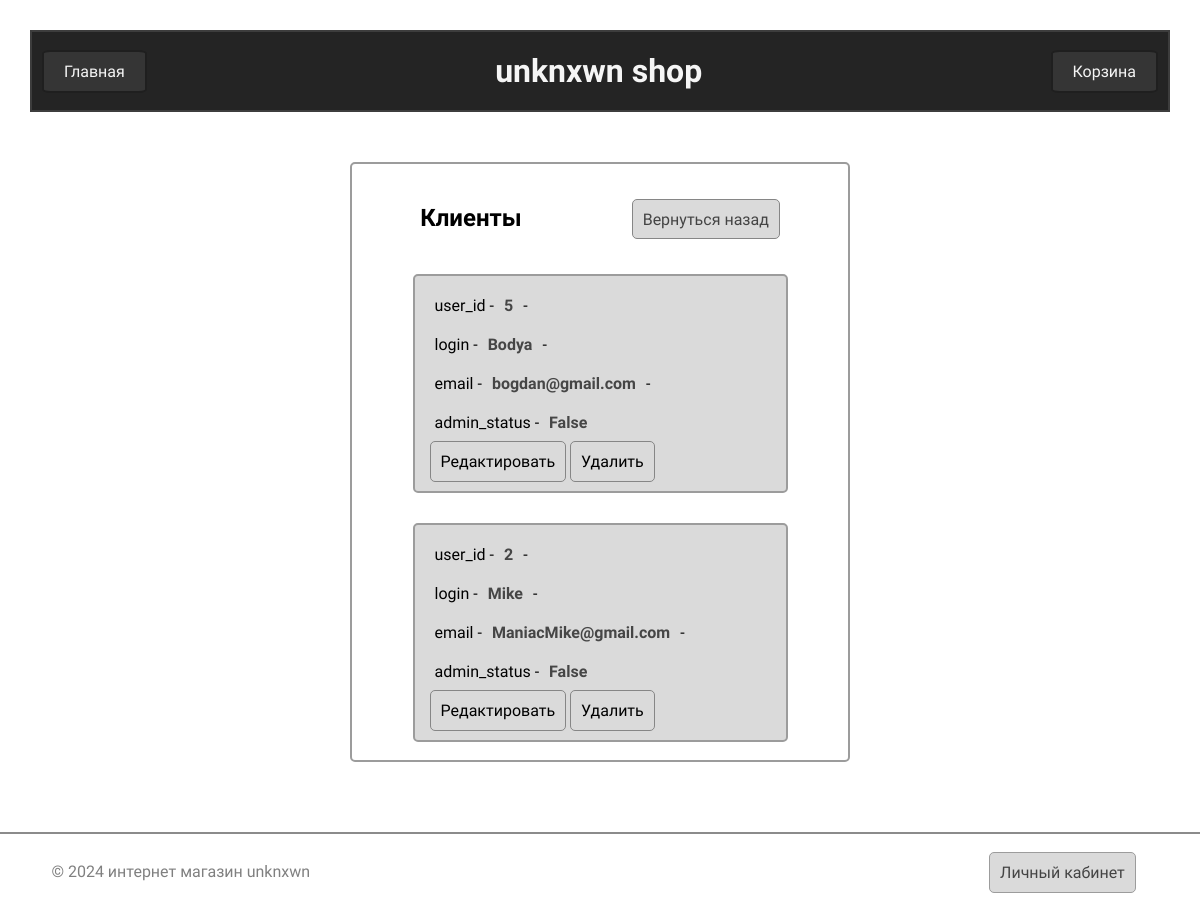
Page /users (signed in) on the earlier database version.
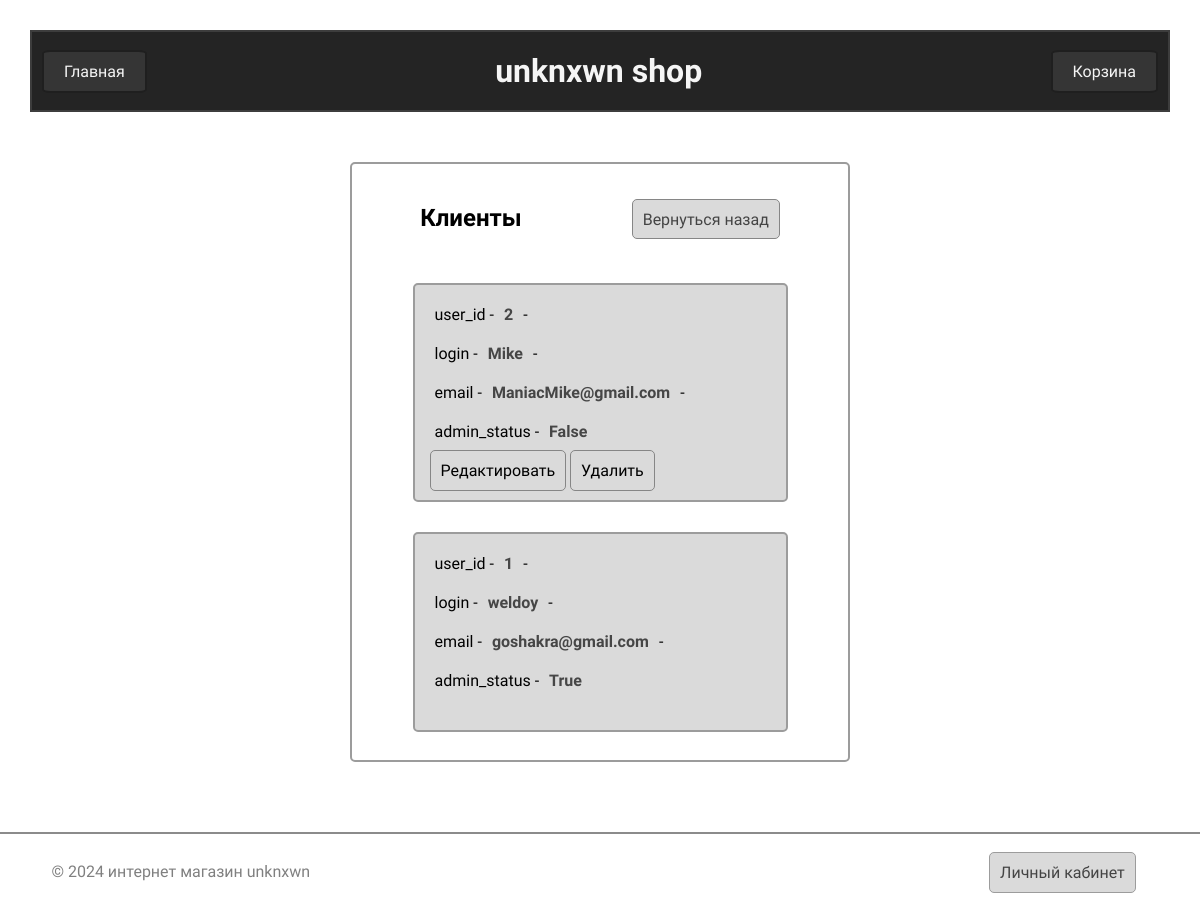
Same page on the later database version.
### models.py (models this page shows, shortened)
class User (db.Model, UserMixin):
    id = db.Column(db.Integer, primary_key=True)
    login = db.Column(db.String(128), nullable=False, unique=True)
    password = db.Column(db.String(255), nullable=False)
    email = db.Column(db.String(255), nullable=False)
    admin = db.Column(db.Boolean, nullable=False, default=False)

### routes.py (the view)
@app.route('/users', methods=["GET", "POST"])
@login_required
def users():
    users = User.query.order_by(User.login).all()
    if current_user.admin == False:
        return 'Sorry, you have not special access for that page'
    else:
        return render_template('cabinet/users.html', users=users)

### __init__.py (called while the page is built)
@app.before_request
def create_tables():
     db.create_all()

### models.py (called while the page is built)
@manager.user_loader
def load_user(id):
    return User.query.get(id)

### routes.py (called while the page is built)
@app.after_request
def redirect_to_signin(response):
    if response.status_code == 401:
        return redirect(url_for('login') + '?next=' + request.url)
    return response

### templates/cabinet/users.html (shortened to what this page needs)
{% extends "base.html" %}
{% block content %}
<div class="container_auth box_update_bd">
    <h2 class="authnamecon newnameicobd usbd">Клиенты</h2>
    <a href="{{ url_for('personal') }}" class="auth-register-btn">Вернуться назад</a>
    <div class="bd_box_of_goods">
        {% if users %}
            {% for el in users %}
            <div class="goods">
                <p>user_id -<strong>{{ el.id }}</strong>-</p>
                <p>login -<strong>{{ el.login }}</strong>-</p>
                <p>email -<strong>{{ el.email }}</strong>-</p>
                <p>admin_status -<strong>{{ el.admin }}</strong></p>
                <p>
                {% if el.login != current_user.login %}
                    <a href="/users/{{ el.id }}/edit" class="completebtn">Редактировать</a>
                    <a href="/users/{{ el.id }}/delete" class="completebtn">Удалить</a>
                {% endif %}
                </p>
            </div>
            {% endfor %}
        {% else %}
            <div class="goods goodscenter">
                <p>Пользователей пока не существует :(</p>
            </div>
        {% endif %}
    </div>
</div>
<div class="section-separator-figure"></div>
{% endblock content %}

### templates/base.html (shortened to what this page needs)
<!DOCTYPE html>
<html lang="en">
{% block head %}
    <head>
        <link rel="stylesheet" href="{{ url_for('static', filename='style.css') }}">
    </head>
{% endblock head %}
<body>
    <main>
        {% block header%}
        <div class="headdiv">
            <div class="buttons_headdiv"><a href="{{ url_for('index') }}">Главная</a></div>
            <h1 class="headdiv_name">unknxwn shop</h1>
            <div class="buttons_headdiv"><a href="{{ url_for('order') }}">Корзина</a></div>
        </div>
        {% endblock header%}
            {% block content%}{% endblock content%}
    </main>
{% block footer %}
    <footer class="flex-footer">
        <p class="footer-name">&copy; 2024 интернет магазин unknxwn</p>
        <a href="{{ url_for('personal') }}" class="footer-log">Личный кабинет</a>
    </footer>
{% endblock footer %}
</body>
</html>

### static/style.css (style rules this page uses)
* { margin: 0; box-sizing: border-box; font-family: 'Ubuntu', sans-serif; padding: 10px; }
h1, h2 { text-align: center; }
a { text-decoration: none; }
footer p { color: grey; margin-left: -20px; }
.section-separator-figure { position: absolute; right: 0; width: 100%; border: 1px solid rgb(139, 139, 139); padding: 0; }
.headdiv { display: flex; align-items: center; justify-content: space-between; flex-direction: row; position: sticky; top: 0; z-index: 2; right: 0; width: 100%; background-color: rgb(36, 36, 36); border: 2px solid rgb(61, 61, 61); color: whitesmoke; }
.buttons_headdiv { border: 2px rgb(31, 31, 31) solid; border-radius: 8%; background-color: rgb(53, 53, 53); }
.headdiv a { color: whitesmoke; }
.flex-footer { display: flex; width: 100%; justify-content: space-between; }
.footer-name { margin-left: 1%; }
.footer-log { margin-right: 3%; color: rgb(68, 68, 68); border: 1px solid rgb(156, 156, 156); border-radius: 5px; background-color: rgb(218, 218, 218); }
.container_auth { margin-top: 50px; margin-left: auto; margin-right: auto; display: flex; flex-wrap: wrap; justify-content: center; width: 500px; height: 600px; border: 2px solid rgb(156, 156, 156); border-radius: 5px; overflow:hidden; margin-bottom: 70px; }
.container_auth .authnamecon { margin-left: -130px; height: 40px; margin-top: 20px; }
.auth-register-btn { position: relative; left: 120px; top: 25px; height: 40px; color: rgb(68, 68, 68); border: 1px solid rgb(134, 134, 134); border-radius: 5px; background-color: rgb(218, 218, 218); }
.bd_box_of_goods .goods { border: 2px solid rgb(156, 156, 156); border-radius: 5px; background-color: rgb(218, 218, 218); margin-top: 30px; width: 375px; }
.box_update_bd { overflow-y: scroll; }
.newnameicobd { margin-right: -20px; }
.completebtn { border: 1px solid rgb(134, 134, 134); border-radius: 5px; background-color: rgb(218, 218, 218); color: black; position: relative; right: 5px; }
p strong { color: rgb(70, 70, 70) }

Differences in the rows shown:
removed User: id "5", login "Bodya", email "bogdan@gmail.com", admin "False"
now on this page (row unchanged): User: id "1", login "weldoy", email "goshakra@gmail.com", admin "True"
